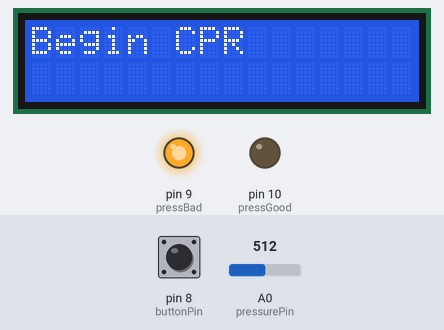
This sketch was run on a simulated Arduino Uno, built with avr-gcc and run on an emulated ATmega328P. Parts: 16×2 character LCD, output pins drawn as LEDs (lit = HIGH). Inputs (shaded band) come from the test bench; at power-on: pin 8 (buttonPin) LOW, A0 (pressurePin) = 512.

Above: at 1.2 s.
1.3 s: pin 8 (buttonPin) pulled HIGH for 0.15 s
At 1.6 s:
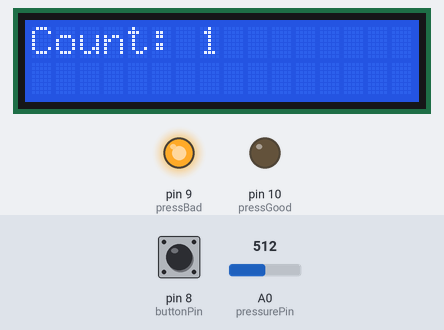
2.9 s: A0 (pressurePin) set to 491
At 3.4 s:
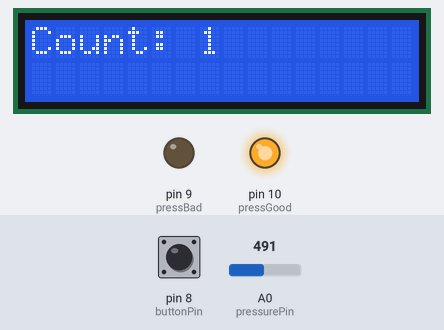
4.4 s: pin 8 (buttonPin) pulled HIGH for 1 s
At 5.0 s:
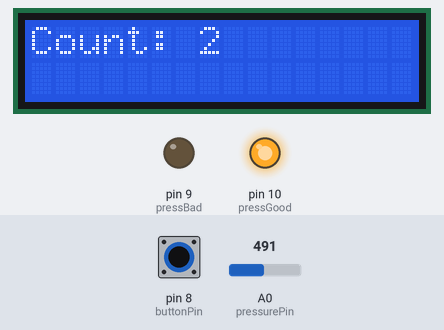
Timing chart, 0 to 7.4 s (numbered marks = the images above; inputs shaded):
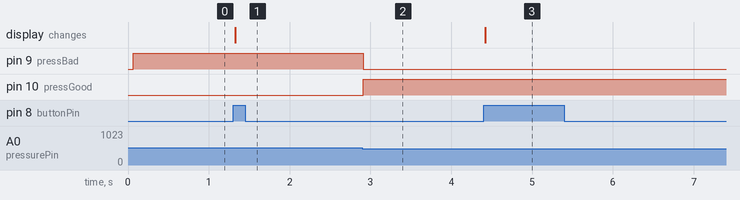

Measured:
- the behaviour switches between 500 and 499 on A0 (pressurePin) (found by bisection; images 1 and 2)
- after the input at 1.3 s, the display: changes at once (image 1)
- after the input at 2.9 s, pin 9 (pressBad): HIGH → LOW at once; pin 10 (pressGood): LOW → HIGH at once
- after the input at 4.4 s, the display: changes at once (image 3)

The sketch:

cpr_assistant.ino
```cpp
#include <LiquidCrystal.h>

// Pin definitions
const int pressurePin = A0;   // Analog pin for pressure sensor
const int buttonPin   = 8;    // Digital pin for CPR button
const int pressGood   = 10;   // Green LED (Good pressure)
const int pressBad    = 9;    // Red LED (Bad pressure)

// Variables
int pressureRead;
int buttonState = 0;
int lastButtonState = 0;
int cprCount = 0;
int cprCycle = 0;
int BPM = 0;

float bpmCount;
float totalTime;

unsigned long timeBegin, timeEnd;

// LCD configuration (RS, E, D4, D5, D6, D7)
LiquidCrystal lcd(12, 11, 2, 3, 4, 5);

void setup() {
  // Pin modes
  pinMode(buttonPin, INPUT);
  pinMode(pressGood, OUTPUT);
  pinMode(pressBad, OUTPUT);

  // Initialize Serial & LCD
  Serial.begin(9600);
  lcd.begin(16, 2);
  lcd.home();
  lcd.print("Begin CPR");
}

void loop() {
  pressureRead = analogRead(pressurePin);
  buttonState = digitalRead(buttonPin);

  // Check button press
  if (buttonState != lastButtonState) {
    if (buttonState == HIGH) {
      cprCount++;
      lcd.clear();
      lcd.print("Count: ");
      lcd.print(cprCount);

      // Record start time on first compression
      if (cprCount == 1) {
        timeBegin = millis();
      }
    }
  }

  // LED feedback (good vs bad pressure)
  if (pressureRead < 500) {
    digitalWrite(pressGood, HIGH);
    digitalWrite(pressBad, LOW);
  } else {
    digitalWrite(pressBad, HIGH);
    digitalWrite(pressGood, LOW);
  }

  // After 30 compressions → calculate BPM
  if (cprCount == 30) {
    cprCount = 0;
    timeEnd = millis();
    totalTime = (timeEnd - timeBegin) / 1000.0;
    bpmCount = 30.0 / totalTime;
    BPM = bpmCount * 60;

    lcd.clear();
    lcd.print("Rate: ");
    lcd.print(BPM);
    lcd.setCursor(0, 1);
    lcd.print("Time: ");
    lcd.print(totalTime);

    cprCycle++;

    // Reset after 5 cycles
    if (cprCycle == 5) {
      cprCycle = 0;
    }
  }

  // Real-time feedback (rate check)
  if (cprCount > 5 && cprCount <= 30) {
    float rateTime = (millis() - timeBegin) / 1000.0;
    int rate = (cprCount / rateTime) * 60;
    lcd.setCursor(12, 0);

    if (rate >= 100 && rate <= 120) {
      lcd.print("Good");
    } else {
      lcd.print("----");
    }
  }

  delay(25);
  lastButtonState = buttonState;
}
```
